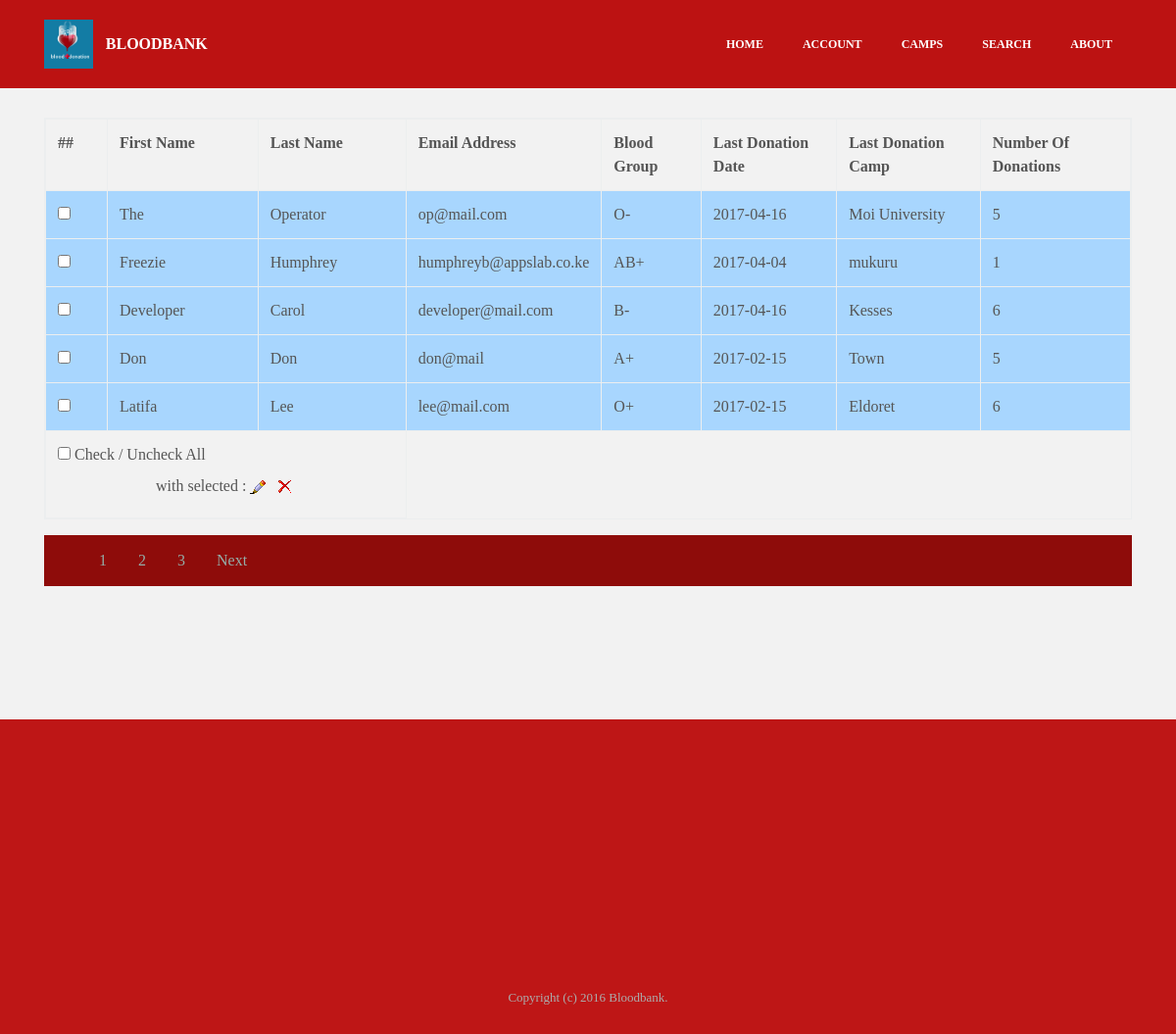
Screenshot of /admin/viewusers.php with the database file from the repository.
### tables this page shows
CREATE TABLE `donarregister` (
  `id` int(100) NOT NULL,
  `fname` varchar(30) NOT NULL,
  `lname` varchar(30) NOT NULL,
  `gender` varchar(10) NOT NULL,
  `b_id` varchar(5) NOT NULL,
  `ppic` varchar(1000) NOT NULL,
  `day` int(10) NOT NULL,
  `month` varchar(30) NOT NULL,
  `year` int(5) NOT NULL,
  `county` varchar(30) NOT NULL,
  `mobile` int(15) NOT NULL,
  `email` varchar(100) NOT NULL,
  `password` varchar(500) NOT NULL,
  `last_donation_date` date NOT NULL,
  `last_donation_camp` varchar(30) NOT NULL,
  `number_of_donations` int(10) NOT NULL
);

### admin/viewusers.php (the view, shortened to what this page needs)
<?php
include_once 'db.php';
?>
<?php
$start=0;
$limit=5;
$t=mysqli_query($MySQLi_CON,"select * from donarregister ORDER BY id DESC");
$total=mysqli_num_rows($t);
if(isset($_GET['id']))
{
    $id=$_GET['id'];
    $start=($id-1)*$limit;
}
else
{
    $id=1;
}
$page=ceil($total/$limit);
$query=mysqli_query($MySQLi_CON,"select * from donarregister ORDER BY id DESC limit $start,$limit");
?>
<!DOCTYPE html>
<html>
<head>
  <link rel="stylesheet" href="../assets/css/material.css">
  <link rel="stylesheet" href="../assets/css/tether.min.css">
  <link rel="stylesheet" href="../assets/css/bootstrap.min.css">
  <link rel="stylesheet" href="../assets/css/socicon.min.css">
  <link rel="stylesheet" href="../assets/css/animate.min.css">
  <link rel="stylesheet" href="../assets/dropdown/css/style.css">
  <link rel="stylesheet" href="../assets/css/style.css">
  <link rel="stylesheet" href="../assets/css/add.css" type="text/css">
</head>
<body>
<section id="ext_menu-s">
    <nav class="navbar navbar-dropdown navbar-fixed-top">
        <div class="container">
            <div class="mbr-table">
                <div class="mbr-table-cell">
                    <div class="navbar-brand">
                        <a href="index" class="navbar-logo"><img src="../assets/images/logo.png" alt="Mobirise"></a>
                        <a class="navbar-caption" href="index.html">BLOODBANK</a>
                    </div>
                </div>
                <div class="mbr-table-cell">
                    <ul class="nav-dropdown collapse pull-xs-right nav navbar-nav navbar-toggleable-sm" id="exCollapsingNavbar">
					<li class="nav-item"><a class="nav-link link" href="../index">HOME</a></li>
					<li class="nav-item"><a class="nav-link link" href="account">ACCOUNT</a></li>
					  <li class="nav-item"><a class="nav-link link" href="../camps">CAMPS</a></li><li class="nav-item"><a class="nav-link link" href="../search">SEARCH</a></li><li class="nav-item"><a class="nav-link link" href="../about">ABOUT</a></li></ul>
                </div>
            </div>
        </div>
    </nav>
</section>
<section class="mbr-section mbr-after-navbar" id="msg-box3-v" style="background-color: rgb(242, 242, 242); padding-top: 120px; padding-bottom: 120px;">
<div class="container">
<form method="post" name="frm">
<table class='table table-bordered table-responsive'>
<tr>
<th>##</th>
<th>First Name</th>
<th>Last Name</th>
<th>Email Address</th>
<th>Blood Group</th>
<th>Last Donation Date</th>
<th>Last Donation Camp</th>
<th>Number Of Donations</th>
</tr>
<?php
	$res = $MySQLi_CON->query("SELECT * FROM donarregister ORDER BY id ASC");
	$count = $res->num_rows;
	if($count > 0)
	{
		while ($row = mysqli_fetch_array($query))
		{
			?>
			<tr class="bg-table">
			<td><input type="checkbox" name="chk[]" class="chk-box" value="<?php echo $row['id']; ?>"  /></td>
			<td><?php echo $row['fname']; ?></td>
			<td><?php echo $row['lname']; ?></td>
			<td><?php echo $row['email']; ?></td>
			<td><?php echo $row['b_id']; ?></td>
			<td><?php echo $row['last_donation_date']; ?></td>
			<td><?php echo $row['last_donation_camp']; ?></td>
			<td><?php echo $row['number_of_donations']; ?></td>
			</tr>
			<?php
		}
	}
	else
	{
		?>
        <tr>
        <td colspan="3"> No Records Found ...</td>
        </tr>
        <?php
	}
?>
<?php
if($count > 0)
{
	?>
	<tr>
    <td colspan="3">
    <label><input type="checkbox" class="select-all" /> Check / Uncheck All</label>
    <label style="margin-left:100px;">
    <span style="word-spacing:normal;"> with selected :</span>
    <span><img src="edit.png" onClick="edit_records();" alt="edit" />&nbsp;&nbsp;</span>
    <span><img src="delete.png" onClick="delete_records();" alt="delete" />&nbsp;</span>
    </label>
    </td>
	</tr>
    <?php
}
?>
</table>
    <ul style="list-style-type: none; overflow: hidden; background-color: #8e0c0a">
        <?php
        for($i=1;$i <= $page;$i++){
            ?>
            <li style="float: left;"><a href="?id=<?php echo $i ?>" style="display: block; color: #94ada8; text-align: center; padding: 14px 16px;"><?php echo $i;?></a></li>
            <?php
        }
        ?>
        <?php if($id!=$page)
        {?>
            <li style="float: left;"><a href="?id=<?php echo ($id+1); ?>" style="display: block; color: #94ada8; text-align: center; padding: 14px 16px;">Next</a></li>
        <?php }?>
    </ul>
</form>
</div>
</section>
<section class="mbr-section mbr-section-md-padding mbr-footer footer1" id="contacts1-r" style="background-color: rgb(190, 22, 22); padding-top: 60px; padding-bottom: 30px;">
    <div class="container">
        <div class="row">
            <div class="mbr-footer-content col-xs-12 col-md-3">
                <div><img src="../assets/images/logo.png"></div>
            </div>
            <div class="mbr-footer-content col-xs-12 col-md-3">
            </div>
            <div class="mbr-footer-content col-xs-12 col-md-3">
            </div>
            <div class="mbr-footer-content col-xs-12 col-md-3">
            </div>
        </div>
</section>
<footer class="mbr-small-footer mbr-section mbr-section-nopadding" id="footer1-5" style="background-color: rgb(190, 22, 22); padding-top: 1.75rem; padding-bottom: 1.75rem;">
    <div class="container">
        <p class="text-xs-center">Copyright (c) 2016 Bloodbank.</p>
    </div>
</footer>
  </body>
</html>

### assets/dropdown/css/style.css (style rules this page uses)
.navbar-dropdown { left: 0; padding: 0; position: absolute; right: 0; top: 0; transition: all 0.45s ease; z-index: 1030; }
.navbar-dropdown .navbar-brand { float: none; font-size: 0; padding: 1.25rem 0; position: relative; transition: padding 0.25s ease; white-space: nowrap; }
.navbar-dropdown .navbar-brand::before { content: ""; display: inline-block; height: 100%; vertical-align: middle; }
.navbar-dropdown .navbar-logo, .navbar-dropdown .navbar-caption { display: inline-block; vertical-align: middle; }
.navbar-dropdown .navbar-logo { margin-right: 0.8rem; transition: margin 0.3s ease-in-out; }
.navbar-dropdown .navbar-logo img { height: 3.125rem; transition: all 0.3s ease-in-out; }
.navbar-dropdown .mbr-table-cell { height: 5.625rem; }
.navbar-dropdown .navbar-caption { font-family: "Montserrat"; font-size: 1rem; font-weight: 700; white-space: normal; }
.navbar-dropdown .navbar-caption, .navbar-dropdown .navbar-caption:hover { color: inherit; text-decoration: none; }
.navbar-dropdown.navbar-fixed-top { position: fixed; }
.nav-dropdown { display: table !important; font-family: "Montserrat"; font-size: 0.75rem; font-weight: 700; height: auto !important; }
.nav-dropdown .nav-item { display: table-cell; float: none; vertical-align: middle; }
.nav-dropdown .link { margin: 1.667em; padding: 0; transition: color .2s ease-in-out; }
.nav-dropdown .link::after, .nav-dropdown .dropdown-item::after { color: inherit; }

### assets/css/style.css (style rules this page uses)
.container { position: relative; }
.bg-table { background-color: #a8d6fe !important; }
body { font-family: 'Raleway', sans-serif; color: #232323; }
input, textarea { font-family: "Raleway"; }
.mbr-section { position: relative; padding-top: 120px; padding-bottom: 120px; background-position: 50% 50%; background-repeat: no-repeat; background-size: cover; }
.mbr-section-md-padding { padding-top: 90px; padding-bottom: 90px; }
.mbr-section-nopadding { padding-top: 0; padding-bottom: 0; }
.mbr-table { display: table; width: 100%; }
.mbr-table-cell { display: table-cell; float: none; padding-bottom: 0; padding-top: 0; position: relative; vertical-align: middle; }
.mbr-small-footer { background: #323232; color: #acacac; font-size: 0.8125rem; padding: 1.75rem 0; }
.mbr-small-footer p { margin-bottom: 0; }
.mbr-footer { color: #fff; padding-left: 1.25rem; padding-right: 1.25rem; }
.mbr-footer > .row, .mbr-footer > .container > .row { margin-left: 0; margin-right: 0; }
.mbr-footer > .row > div, .mbr-footer > .container > .row > div { padding-bottom: 40px; }
.mbr-footer > .row > div:last-child, .mbr-footer > .container > .row > div:last-child { padding-bottom: 0; }
.mbr-footer > .container { padding-left: 0; padding-right: 0; }
@media (min-width: 768px) { .mbr-footer > .container > .row > div { clear: none !important; padding-bottom: 0 !important; } }

### assets/css/add.css (style rules this page uses)
body, input, textarea, .mbr-company .list-group-text { font-family: Georgia, "Times New Roman", Times, serif; color: #555; }
#ext_menu-s .navbar-caption { color: #ffffff; }
#ext_menu-s .link, #ext_menu-s .dropdown-item { color: #ffffff; }
#ext_menu-s .link { font-size: 0.75rem; }
#ext_menu-s .navbar, #ext_menu-s .nav-dropdown-sm, #ext_menu-s .nav-dropdown-sm .link[aria-expanded="true"], #ext_menu-s .nav-dropdown-sm .dropdown-menu { background: #bc1212; }

### rows the page displays
donarregister: fname "The", lname "Operator", email "op@mail.com", b "O-", last_donation_date "2017-04-16", last_donation_camp "Moi University", number_of_donations "5"
donarregister: fname "Freezie", lname "Humphrey", email "humphreyb@appslab.co.ke", b "AB+", last_donation_date "2017-04-04", last_donation_camp "mukuru", number_of_donations "1"
donarregister: fname "Developer", lname "Carol", email "developer@mail.com", b "B-", last_donation_date "2017-04-16", last_donation_camp "Kesses", number_of_donations "6"
donarregister: fname "Don", lname "Don", email "don@mail", b "A+", last_donation_date "2017-02-15", last_donation_camp "Town", number_of_donations "5"
donarregister: fname "Latifa", lname "Lee", email "lee@mail.com", b "O+", last_donation_date "2017-02-15", last_donation_camp "Eldoret", number_of_donations "6"
